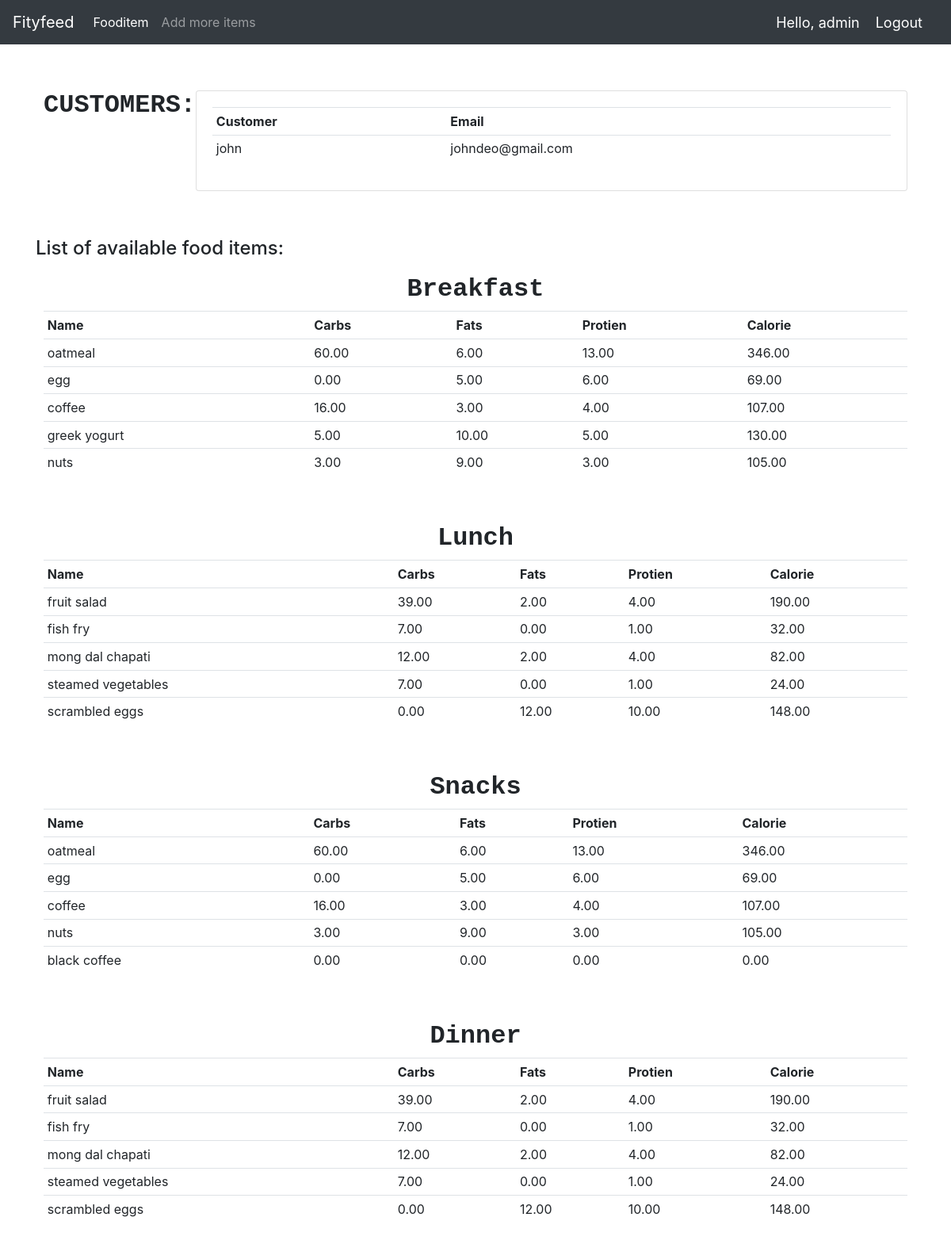
The app's page / (signed in) with its own data.
### Fityfeed/models.py (models this page shows, shortened)
class Customer(models.Model):
    user = models.OneToOneField(User, null=True, on_delete=models.CASCADE)
    name = models.CharField(max_length=200, null=True)
    email = models.CharField(max_length=200, null=True)
    date_created = models.DateTimeField(auto_now_add=True, null=True)

class Fooditem(models.Model):
    name = models.CharField(max_length=200)
    category = models.ManyToManyField(Category)
    carbohydrate = models.DecimalField(max_digits=5, decimal_places=2, default=0)
    fats = models.DecimalField(max_digits=5, decimal_places=2, default=0)
    protein = models.DecimalField(max_digits=5, decimal_places=2, default=0)
    calorie = models.DecimalField(max_digits=5, decimal_places=2, default=0, blank=True)
    quantity = models.IntegerField(default=1, null=True, blank=True)

### Fityfeed/decorators.py (the view)
    def wrapper_function(request, *args, **kwargs):
        group = None
        if request.user.groups.exists():
            group = request.user.groups.all()[0].name
        if group == 'user':
            return redirect('userPage')
        elif group == 'admin':
            return view_func(request, *args, **kwargs)
        else:
            return HttpResponse("<h1>You are not authorized to view this page</h1>")

### Fityfeed/views.py (called while the page is built)
@login_required(login_url='login')
@admin_only
def home(request):
    breakfast = Category.objects.filter(name='breakfast')[0].fooditem_set.all()[:5]
    lunch = Category.objects.filter(name='lunch')[0].fooditem_set.all()[:5]
    dinner = Category.objects.filter(name='dinner')[0].fooditem_set.all()[:5]
    snacks = Category.objects.filter(name='snacks')[0].fooditem_set.all()[:5]
    customers = Customer.objects.all()
    context = {'breakfast': breakfast,
               'lunch': lunch,
               'dinner': dinner,
               'snacks': snacks,
               'customers': customers,
               }
    return render(request, 'main.html', context)

### Fityfeed/templates/main.html (shortened to what this page needs)
{% load static %}
<!DOCTYPE html>
<html lang="en">
<head>
    <link rel="stylesheet" href="https://stackpath.bootstrapcdn.com/bootstrap/4.5.0/css/bootstrap.min.css"0>
    <link rel="stylesheet" href="{% static 'css/main.css' %}">
</head>
<body>
    {% include 'navbar.html' %}
    <br>
    <br>
    <div class="container">
    {% block content %}
        <div class="flex-box-row">
            <h5 id="heading">CUSTOMERS:</h5>
            <br>
            <br>
            <div class="card card-body">
               <table class="table table-sm">
                    <tr>
                        <th>Customer</th>
                        <th>Email</th>
                    </tr>
                    {% for cust in customers %}
                    <tr>
                        <td>{{cust.name}} </td>
                        <td> {{cust.email}} </td>
                    </tr>
                    {% endfor %}
                </table>
            </div>
        </div>
        <br><br>
    <h4>List of available food items:</h4>
        <div class="flex-box-row">
            <h5 id="heading">Breakfast</h5>
               <table class="table table-sm">
                    <tr>
                        <th>Name</th>
                        <th>Carbs</th>
                        <th>Fats</th>
                        <th>Protien</th>
                        <th>Calorie</th>
                    </tr>
                   {% for items in breakfast %}
                    <tr>
                        <td>{{items.name}} </td>
                        <td>{{items.carbohydrate}} </td>
                        <td>{{items.fats}} </td>
                        <td>{{items.protein}} </td>
                        <td>{{items.calorie}} </td>
                        </tr>
                    {% endfor %}
                </table>
        </div>
<br>
        <div class="flex-box-row">
            <h5 id="heading">Lunch</h5>
             <table class="table table-sm">
                    <tr>
                        <th>Name</th>
                        <th>Carbs</th>
                        <th>Fats</th>
                        <th>Protien</th>
                        <th>Calorie</th>
                    </tr>
                   {% for items in lunch %}
                    <tr>
                        <td>{{items.name}} </td>
                        <td>{{items.carbohydrate}} </td>
                        <td>{{items.fats}} </td>
                        <td>{{items.protein}} </td>
                        <td>{{items.calorie}} </td>
                        </tr>
                    {% endfor %}
                </table>
        </div>
        <br>
        <div class="flex-box-row">
            <h5 id="heading">Snacks</h5>
                <table class="table table-sm">
                    <tr>
                        <th>Name</th>
                        <th>Carbs</th>
                        <th>Fats</th>
                        <th>Protien</th>
                        <th>Calorie</th>
                    </tr>
                   {% for items in snacks %}
                    <tr>
                        <td>{{items.name}} </td>
                        <td>{{items.carbohydrate}} </td>
                        <td>{{items.fats}} </td>
                        <td>{{items.protein}} </td>
                        <td>{{items.calorie}} </td>
                        </tr>
                    {% endfor %}
                </table>
        </div>
        <br>
        <div class="flex-box-row">
            <h5 id="heading">Dinner</h5>
                <table class="table table-sm">
                    <tr>
                        <th>Name</th>
                        <th>Carbs</th>
                        <th>Fats</th>
                        <th>Protien</th>
                        <th>Calorie</th>
                    </tr>
                   {% for items in dinner %}
                    <tr>
                        <td>{{items.name}} </td>
                        <td>{{items.carbohydrate}} </td>
                        <td>{{items.fats}} </td>
                        <td>{{items.protein}} </td>
                        <td>{{items.calorie}} </td>
                        </tr>
                    {% endfor %}
                </table>
        </div>
<br>
    {% endblock %}
    </div>
</body>
</html>

### Fityfeed/templates/navbar.html (shortened to what this page needs)
{% load static%}
<nav class="navbar navbar-expand-lg navbar-dark bg-dark">
    <a class="navbar-brand" href="{% url 'home' %}">Fityfeed</a>
    <div class="collapse navbar-collapse" id="navbarSupportedContent">
    {% if request.user.is_staff %}
      <ul class="navbar-nav mr-auto">
        <li class="nav-item active">
          <a class="nav-link" href="{% url 'fooditem' %}">Fooditem<span class="sr-only">(current)</span></a>
        </li>
        <li class="nav-item">
          <a class="nav-link" href="{% url 'createfooditem' %}">Add more items</a>
        </li>
      </ul>
    {% endif %}
    </div>
    <span class="hello-msg">Hello, {{request.user}}</span>
    <span ><a  class="hello-msg" href="{% url 'logout' %}">Logout</a></span>
  </nav>

### static/css/main.css (style rules this page uses)
.flex-box-row { display:flex; padding : 10px; flex-wrap: wrap; justify-content: space-around; }
#heading { text-shadow: antiquewhite; font-family: 'Courier New', Courier, monospace; font-weight: 550; font-size: xx-large; text-align: left; }

### Fityfeed/templates/navbar.html (style rules this page uses)
.hello-msg { font-size: 18px; color: #fff; margin-right: 20px; }

### records on screen
Customer: name "john", email "johndeo@gmail.com"
Fooditem: name "oatmeal", carbohydrate "60.00", fats "6.00", protein "13.00", calorie "346.00"
Fooditem: name "egg", carbohydrate "0.00", fats "5.00", protein "6.00", calorie "69.00"
Fooditem: name "coffee", carbohydrate "16.00", fats "3.00", protein "4.00", calorie "107.00"
Fooditem: name "greek yogurt", carbohydrate "5.00", fats "10.00", protein "5.00", calorie "130.00"
Fooditem: name "nuts", carbohydrate "3.00", fats "9.00", protein "3.00", calorie "105.00"
Fooditem: name "fruit salad", carbohydrate "39.00", fats "2.00", protein "4.00", calorie "190.00"
Fooditem: name "fish fry", carbohydrate "7.00", fats "0.00", protein "1.00", calorie "32.00"
Fooditem: name "mong dal chapati", carbohydrate "12.00", fats "2.00", protein "4.00", calorie "82.00"
Fooditem: name "steamed vegetables", carbohydrate "7.00", fats "0.00", protein "1.00", calorie "24.00"
Fooditem: name "scrambled eggs", carbohydrate "0.00", fats "12.00", protein "10.00", calorie "148.00"
Fooditem: name "black coffee", carbohydrate "0.00", fats "0.00", protein "0.00", calorie "0.00"

### other values on screen
{{ request.user }} "admin"
